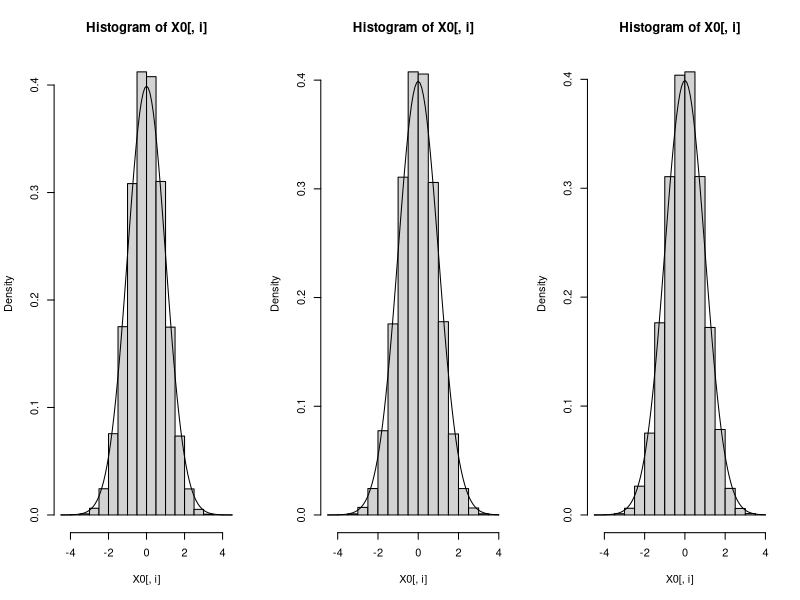
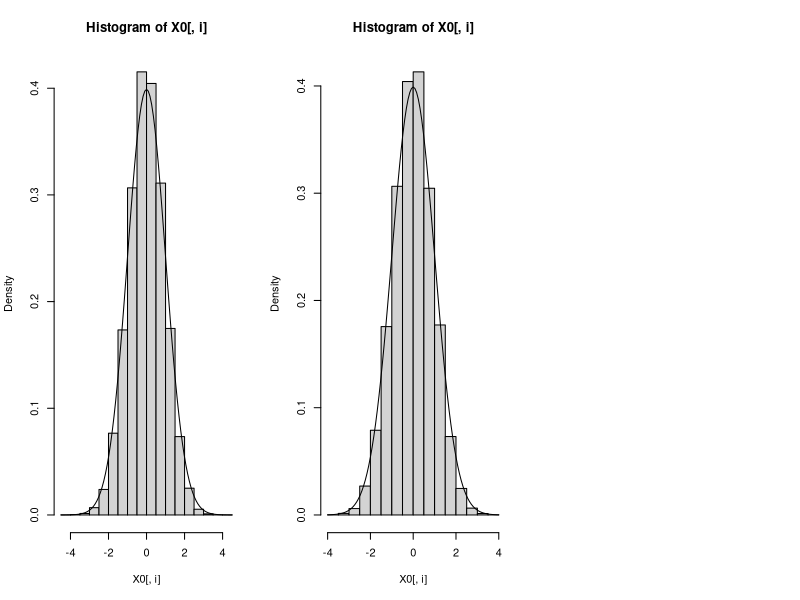

These charts were generated, in order, by the following R code: (Note: this script raises an error after producing the figures.)
## ---- chunk 1
Sys.setenv(HTTP_PROXY = "c1proxy.frb.org:8080")
Sys.setenv(HTTPS_PROXY = "c1proxy.frb.org:8080")
Sys.setenv(SPARK_HOME = "/usr/hdp/current/spark2-client")
Sys.setenv(SPARK_CONF_DIR= "/usr/hdp/current/spark2-client/conf/")

library(knitr)
library(rmarkdown)
library(expm)
#library(rmutil)
#library(matlib)
#library(mnormt)

knitr::opts_chunk$set(echo = TRUE)
## ---- chunk 2
# Set up the parameters as in the question
  Nsim <- 50000
  p <- 5
  r <- 0.25

# Get the starting distributions 
  
  ## X0 should have p samples from the normal distribution
    X0 <- rnorm(p)
  ## The first x should have the save values as X0  
    XI <- X0
    
# Run the sampling 
  system.time( for (t in 2:Nsim){
     for (i in 1:p) {
      # Get X bar from the pervious iteration 
        avgx <- sum(XI[i-1])/(p-1)
      # Gather the current X with the formuala from 7.4
        XI[i] <- rnorm(1,(p-1)*r*avgx/(1+(p-2)*r),sqrt((1+(p-2)*r-(p-1)*r^2)/(1+(p-2)*r)))
     }
     X0 <- rbind(X0,XI)
   })



# Plots
  par(mfrow=c(1,3))
  for (i in 1:p){
    hist(X0[,i],freq=FALSE)
    curve(dnorm(x),add=TRUE)
  }
    
## ---- chunk 3
## I basically just used  the example from 
  # https://www.rdocumentation.org/packages/lgarch/versions/0.6-2/topics/rmnorm
system.time(
x <- rmnorm(n=Nsim,varcov = diag(c(1,1,1,1,1)))
)
